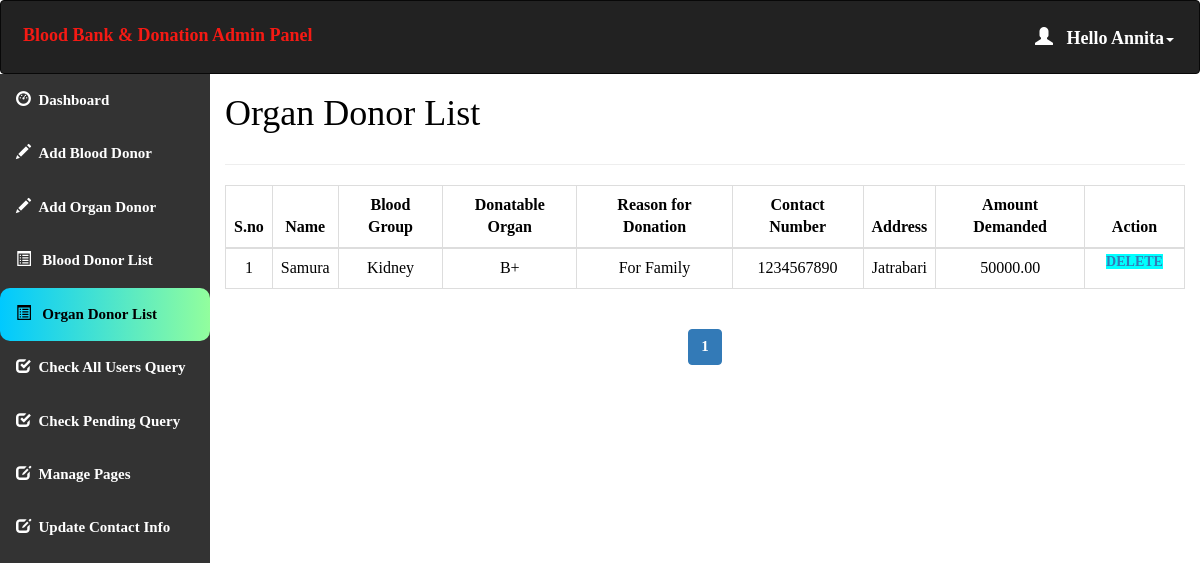
Screenshot of /admin/organ_donor_list.php (signed in) with the database file from the repository.
### tables this page shows
CREATE TABLE organ_donations (
    donation_id INT AUTO_INCREMENT NOT NULL,
    donor_name VARCHAR(50) NOT NULL,
    donor_blood_group VARCHAR(10) NOT NULL,
    donatable_organ VARCHAR(255) NOT NULL,
    donation_reason VARCHAR(255) NOT NULL,
    contact_number VARCHAR(10) NOT NULL,
    donor_address VARCHAR(100) NOT NULL,
    amount_demanded DECIMAL(10, 2) NOT NULL,
    PRIMARY KEY(donation_id)
);

### admin/organ_donor_list.php (the view, shortened to what this page needs)
<html>
<head>
  <link rel="stylesheet" href="https://maxcdn.bootstrapcdn.com/bootstrap/3.4.1/css/bootstrap.min.css">
</head>
<?php
include 'conn.php';
if (isset($_SESSION['loggedin']) && $_SESSION['loggedin'] == true) {
?>
<body style="color:black">
<div id="header">
<?php include 'header.php'; ?>
</div>
<div id="sidebar">
<?php $active="organlist"; include 'sidebar.php'; ?>
</div>
<div id="content">
  <div class="content-wrapper">
    <div class="container-fluid">
      <div class="row">
        <div class="col-md-12 lg-12 sm-12">
          <h1 class="page-title">Organ Donor List</h1>
        </div>
      </div>
      <hr>
      <?php
        include 'conn.php';
        $limit = 10;
        if(isset($_GET['page'])){
          $page = $_GET['page'];
        }else{
          $page = 1;
        }
        $offset = ($page - 1) * $limit;
        $count = $offset + 1;
        $sql = "SELECT * FROM organ_donations LIMIT {$offset}, {$limit}";
        $result = mysqli_query($conn, $sql);
        if(mysqli_num_rows($result) > 0) {
      ?>
      <div class="table-responsive">
        <table class="table table-bordered" style="text-align:center">
          <thead style="text-align:center">
            <th style="text-align:center">S.no</th>
            <th style="text-align:center">Name</th>
            <th style="text-align:center">Blood Group</th>
            <th style="text-align:center">Donatable Organ</th>
            <th style="text-align:center">Reason for Donation</th>
            <th style="text-align:center">Contact Number</th>
            <th style="text-align:center">Address</th>
            <th style="text-align:center">Amount Demanded</th>
            <th style="text-align:center">Action</th>
          </thead>
          <tbody>
            <?php
            while($row = mysqli_fetch_assoc($result)) { ?>
            <tr>
              <td><?php echo $count++; ?></td>
              <td><?php echo $row['donor_name']; ?></td>
              <td><?php echo $row['donatable_organ']; ?></td>
              <td><?php echo $row['donor_blood_group']; ?></td>
              <td><?php echo $row['donation_reason']; ?></td>
              <td><?php echo $row['contact_number']; ?></td>
              <td><?php echo $row['donor_address']; ?></td>
              <td><?php echo $row['amount_demanded']; ?></td>
              <td id="he" style="width:100px">
                <a style="background-color:aqua" href='delete_organ.php?id=<?php echo $row['donation_id']; ?>'> Delete </a>
              </td>
            </tr>
            <?php } ?>
          </tbody>
        </table>
      </div>
      <?php } ?>
      <div class="table-responsive" style="text-align:center;align:center">
        <?php
        $sql1 = "SELECT * FROM organ_donations";
        $result1 = mysqli_query($conn, $sql1) or die("Query Failed.");
        if(mysqli_num_rows($result1) > 0){
          $total_records = mysqli_num_rows($result1);
          $total_page = ceil($total_records / $limit);
          echo '<ul class="pagination admin-pagination">';
          for($i = 1; $i <= $total_page; $i++){
            if($i == $page){
              $active = "active";
            }else{
              $active = "";
            }
            echo '<li class="'.$active.'"><a href="organ_donor_list.php?page='.$i.'">'.$i.'</a></li>';
          }
          echo '</ul>';
        }
        ?>
      </div>
    </div>
  </div>
</div>
<?php } ?>
</body>
</html>

### admin/header.php (shortened to what this page needs)
<!DOCTYPE html>
<html>
<head>
  <link rel="stylesheet" href="https://maxcdn.bootstrapcdn.com/bootstrap/3.4.1/css/bootstrap.min.css">
</head>
<body>
<nav class="navbar navbar-inverse">
  <div class="container-fluid">
    <div class="navbar-header">
      <a class="navbar-brand" id="qq" href="dashboard.php" style="color:#F51A14;">Blood Bank & Donation Admin Panel</a>
    </div>
    <ul class="nav navbar-nav navbar-right">
      <li class="dropdown"><a class="dropdown-toggle" id="qw" data-toggle="dropdown" href="#" style="font-weight:bold;color:white "> <span class="glyphicon glyphicon-user"></span>&nbsp&nbsp
        <?php
        include 'conn.php';
        $username=$_SESSION['username'];
        $sql="select * from admin_info where admin_username='$username'";
        $result=mysqli_query($conn,$sql) or die("query failed.");
        $row=mysqli_fetch_assoc($result);
        echo "Hello ".$row['admin_name'];
       ?><span class="caret"></span></a>
    </li>
    </ul>
  </div>
</nav>
</body></html>

### admin/organ_donor_list.php (style rules this page uses)
#sidebar { position:relative;margin-top:-20px }
#content { position:relative;margin-left:210px }
#he { font-size: 14px; font-weight: 600; text-transform: uppercase; padding: 3px 7px; color: #fff; text-decoration: none; border-radius: 3px; align:center }

### admin/header.php (style rules this page uses)
.navbar { background-color: #333333 ; padding: 10px 10px; color:#FF0404 ; }
.navbar a { float: left; color: white; text-align: center; padding: 12px; text-decoration: none; font-size: 18px; line-height: 25px; }
.navbar-brand { font-size: 25px; font-weight: bold; }
.navbar a { float: none; display: block; text-align: left; }
.navbar-right { float: none; }

### admin/sidebar.php (style rules this page uses)
body { margin: 0; font-family: 'Averia Gruesa Libre';font-size: 15px; color:#F8F9F9; }

### rows the page displays
organ_donations: donor_name "Samura", donatable_organ "Kidney", donor_blood_group "B+", donation_reason "For Family", contact_number "1234567890", donor_address "Jatrabari", amount_demanded "50000.00"

### other values shown
$row['admin_name'] "Annita"
